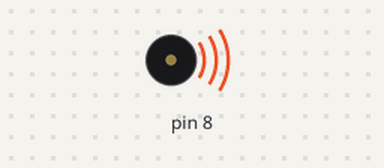
Recording of a sketch running on a simulated Arduino Uno, built with avr-gcc and run on an emulated ATmega328P. Shown: buzzer (waves = sounding).

Above: at 0.1 s.
Timing chart, 0 to 40.0 s (numbered marks = the images above):
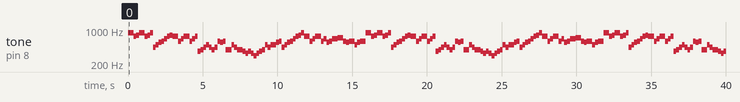

The sketch:

fur_elise.ino
```cpp
void setup(){
}
void loop(){
tone(8, 880);
delay(375);
tone(8, 740);
delay(187.5);
tone(8, 784);
delay(187.5);
tone(8, 880);
delay(375);
tone(8, 740);
delay(187.5);
tone(8, 784);
delay(187.5);
tone(8, 880);
delay(187.5);
tone(8, 440);
delay(187.5);
tone(8, 494);
delay(187.5);
tone(8, 554);
delay(187.5);
tone(8, 587);
delay(187.5);
tone(8, 659);
delay(187.5);
tone(8, 740);
delay(187.5);
tone(8, 784);
delay(187.5);
tone(8, 740);
delay(375);
tone(8, 587);
delay(187.5);
tone(8, 659);
delay(187.5);
tone(8, 740);
delay(375);
tone(8, 587);
delay(187.5);
tone(8, 659);
delay(187.5);
tone(8, 740);
delay(187.5);
tone(8, 370);
delay(187.5);
tone(8, 392);
delay(187.5);
tone(8, 440);
delay(187.5);
tone(8, 494);
delay(187.5);
tone(8, 440);
delay(187.5);
tone(8, 392);
delay(187.5);
tone(8, 440);
delay(187.5);
tone(8, 587);
delay(187.5);
tone(8, 554);
delay(187.5);
tone(8, 587);
delay(187.5);
tone(8, 392);
delay(375);
tone(8, 494);
delay(187.5);
tone(8, 440);
delay(187.5);
tone(8, 392);
delay(375);
tone(8, 370);
delay(187.5);
tone(8, 330);
delay(187.5);
tone(8, 370);
delay(187.5);
tone(8, 330);
delay(187.5);
tone(8, 294);
delay(187.5);
tone(8, 330);
delay(187.5);
tone(8, 370);
delay(187.5);
tone(8, 392);
delay(187.5);
tone(8, 494);
delay(187.5);
tone(8, 440);
delay(187.5);
tone(8, 494);
delay(375);
tone(8, 554);
delay(187.5);
tone(8, 587);
delay(187.5);
tone(8, 440);
delay(187.5);
tone(8, 494);
delay(187.5);
tone(8, 554);
delay(187.5);
tone(8, 587);
delay(187.5);
tone(8, 659);
delay(187.5);
tone(8, 740);
delay(187.5);
tone(8, 784);
delay(187.5);
tone(8, 880);
delay(187.5);
tone(8, 740);
delay(375);
tone(8, 587);
delay(187.5);
tone(8, 659);
delay(187.5);
tone(8, 740);
delay(375);
tone(8, 587);
delay(187.5);
tone(8, 659);
delay(187.5);
tone(8, 554);
delay(187.5);
tone(8, 587);
delay(187.5);
tone(8, 659);
delay(187.5);
tone(8, 659);
delay(187.5);
tone(8, 698);
delay(375);
tone(8, 587);
delay(187.5);
tone(8, 554);
delay(187.5);
tone(8, 587);
delay(375);
tone(8, 494);
delay(187.5);
tone(8, 554);
delay(187.5);
tone(8, 587);
delay(375);
}
```

Measured:
- by itself, tone on pin 8: plays 880 Hz for 0.38 s, 740 Hz for 0.19 s, 784 Hz for 0.19 s, 880 Hz for 0.38 s, 740 Hz for 0.19 s, 784 Hz for 0.19 s … (182 notes in this stretch)
